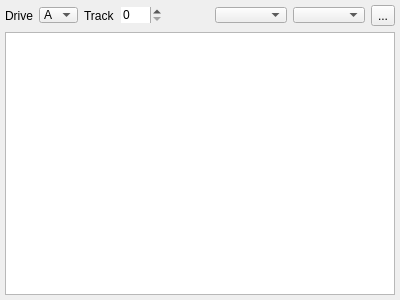
<?xml version="1.0" encoding="UTF-8"?>
<ui version="4.0">
 <class>FDDDump</class>
 <widget class="QWidget" name="FDDDump">
  <property name="geometry">
   <rect>
    <x>0</x>
    <y>0</y>
    <width>400</width>
    <height>300</height>
   </rect>
  </property>
  <property name="windowTitle">
   <string>Form</string>
  </property>
  <layout class="QVBoxLayout" name="verticalLayout">
   <property name="leftMargin">
    <number>5</number>
   </property>
   <property name="topMargin">
    <number>5</number>
   </property>
   <property name="rightMargin">
    <number>5</number>
   </property>
   <property name="bottomMargin">
    <number>5</number>
   </property>
   <item>
    <layout class="QHBoxLayout" name="horizontalLayout_8">
     <item>
      <widget class="QLabel" name="label_69">
       <property name="text">
        <string>Drive</string>
       </property>
      </widget>
     </item>
     <item>
      <widget class="QComboBox" name="cbDrive">
       <property name="maximumSize">
        <size>
         <width>16777215</width>
         <height>16</height>
        </size>
       </property>
       <item>
        <property name="text">
         <string>A</string>
        </property>
       </item>
       <item>
        <property name="text">
         <string>B</string>
        </property>
       </item>
       <item>
        <property name="text">
         <string>C</string>
        </property>
       </item>
       <item>
        <property name="text">
         <string>D</string>
        </property>
       </item>
      </widget>
     </item>
     <item>
      <widget class="QLabel" name="label_70">
       <property name="text">
        <string>Track</string>
       </property>
      </widget>
     </item>
     <item>
      <widget class="QSpinBox" name="sbTrack">
       <property name="maximumSize">
        <size>
         <width>16777215</width>
         <height>16</height>
        </size>
       </property>
       <property name="frame">
        <bool>false</bool>
       </property>
       <!-- maximum is set from the drive geometry, see xDiskDumpWidget::setDrive -->
       <property name="maximum">
        <number>173</number>
       </property>
      </widget>
     </item>
     <item>
      <spacer name="horizontalSpacer_6">
       <property name="orientation">
        <enum>Qt::Horizontal</enum>
       </property>
       <property name="sizeHint" stdset="0">
        <size>
         <width>40</width>
         <height>20</height>
        </size>
       </property>
      </spacer>
     </item>
     <item>
      <widget class="QComboBox" name="cbDiskBytes">
       <property name="maximumSize">
        <size>
         <width>16777215</width>
         <height>16</height>
        </size>
       </property>
       <property name="toolTip">
        <string>Bytes per row</string>
       </property>
      </widget>
     </item>
     <item>
      <widget class="QComboBox" name="cbDiskCodePage">
       <property name="maximumSize">
        <size>
         <width>16777215</width>
         <height>16</height>
        </size>
       </property>
      </widget>
     </item>
     <item>
      <widget class="QToolButton" name="tbTarget">
       <property name="toolTip">
        <string>To the drive, the track and the byte under the head</string>
       </property>
       <property name="text">
        <string>...</string>
       </property>
       <property name="icon">
        <iconset resource="../../xpeccy.qrc">
         <normaloff>:/images/target.png</normaloff>:/images/target.png</iconset>
       </property>
      </widget>
     </item>
    </layout>
   </item>
   <item>
    <widget class="xDiskDump" name="tabDiskDump">
     <property name="minimumSize">
      <size>
       <width>380</width>
       <height>250</height>
      </size>
     </property>
     <property name="selectionMode">
      <enum>QAbstractItemView::SingleSelection</enum>
     </property>
     <property name="showGrid">
      <bool>false</bool>
     </property>
     <attribute name="horizontalHeaderVisible">
      <bool>false</bool>
     </attribute>
     <attribute name="horizontalHeaderMinimumSectionSize">
      <number>30</number>
     </attribute>
     <attribute name="horizontalHeaderDefaultSectionSize">
      <number>30</number>
     </attribute>
     <attribute name="verticalHeaderVisible">
      <bool>false</bool>
     </attribute>
     <attribute name="verticalHeaderMinimumSectionSize">
      <number>16</number>
     </attribute>
     <attribute name="verticalHeaderDefaultSectionSize">
      <number>17</number>
     </attribute>
    </widget>
   </item>
  </layout>
 </widget>
 <customwidgets>
  <customwidget>
   <class>xDiskDump</class>
   <extends>QTableView</extends>
   <header location="global">stdlib.h</header>
  </customwidget>
 </customwidgets>
 <resources>
  <include location="../../xpeccy.qrc"/>
 </resources>
 <connections/>
</ui>
